Frame 1 (no input): blank canvas, image omitted
Frame 60 (no input): blank canvas, image omitted
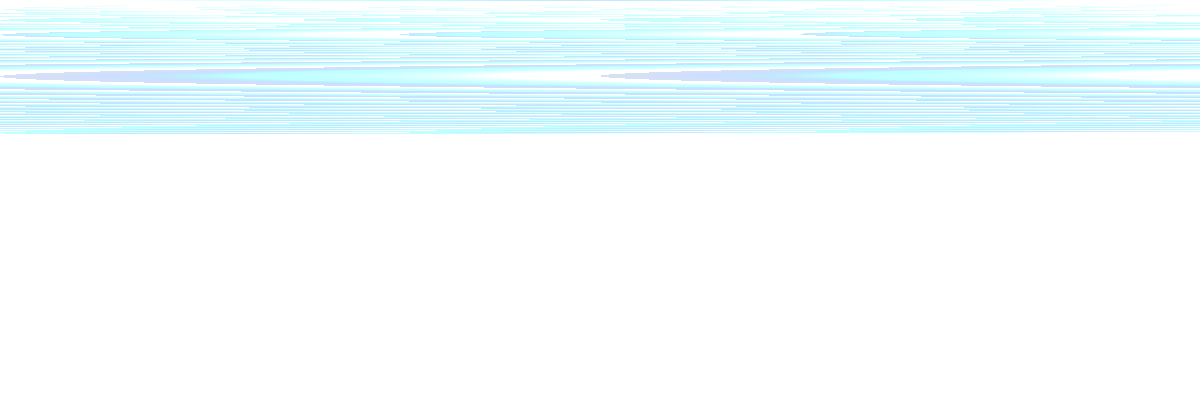
Frame 120 (the mouse pressed at the canvas centre since frame 60)

The p5.js sketch whose frames 1 and 60 were blank and that drew this single picture after the mouse press (run headless with seeded random() and noise() and a simulated clock; from frame 60 on, the mouse is pressed at the canvas centre):

// p5.js sketch
// ── sketch.js
function setup() {
    createCanvas(windowWidth, 400);
    background(0);
    pixelDensity(1);
    loadPixels();
}

function draw() {
  if(mouseIsPressed) {
    for(var x = 0; x < width; x++) {

        for(var y = 0; y < height; y++) {

        var d = dist(x, y, mouseX, mouseY);

        var index = (x+y*y) * 4;

        pixels[index + 0] = d/2;
        pixels[index + 1] = d;
        pixels[index + 2] = d*2;
        pixels[index + 3] = d/2;
        }
    }

    updatePixels();
  }
}
